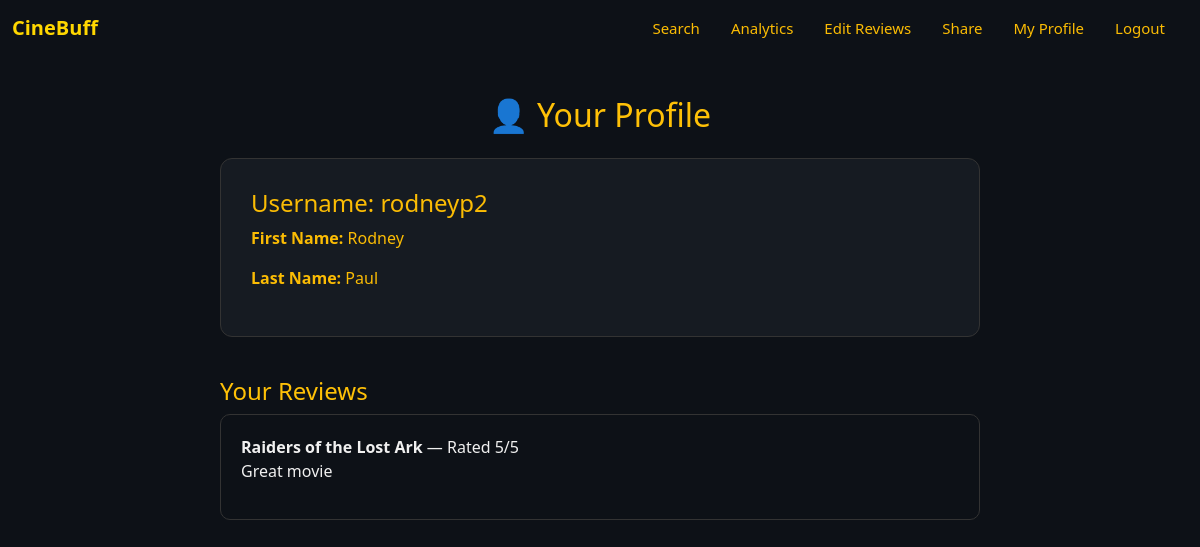
The app's page /profile (signed in) with its own data.
### app/models.py (models this page shows, shortened)
class Member(db.Model, UserMixin):
    __tablename__ = 'member'
    username = db.Column(db.String, primary_key=True)
    firstName = db.Column(db.String, nullable=False)
    lastName = db.Column(db.String, nullable=False)
    email = db.Column(db.String, nullable=False, unique=True)
    hashPwd = db.Column(db.String, nullable=False)
    reviews = db.relationship('Review', backref='member', lazy=True)
    roles = db.relationship('UserRole', backref='member', lazy=True)
    def has_role(self, role_name):
        if self.roles:
            for role in self.roles:
                if role.role == role_name:
                    return True
        return False

class Review(db.Model):
    __tablename__ = 'review'
    id = db.Column(db.Integer, primary_key=True, autoincrement=True)
    movie_id = db.Column(db.String, db.ForeignKey('movie.tconst'), nullable=False)
    username = db.Column(db.String, db.ForeignKey('member.username'), nullable=False)
    rating = db.Column(db.Integer, nullable=False)
    content = db.Column(db.Text, nullable=True)
    movie = db.relationship('Movie')

class Movie(db.Model):
    __tablename__ = 'movie'
    tconst = db.Column(db.Text, primary_key=True)
    primaryTitle = db.Column(db.Text)
    originalTitle = db.Column(db.Text)
    Poster_Link = db.Column(db.Text)
    startYear = db.Column(db.Integer)
    genres = db.Column(db.Text)
    Certificate = db.Column(db.Text)
    runtimeMinutes = db.Column(db.Integer)
    Director = db.Column(db.Text)
    Star1 = db.Column(db.Text)
    Star2 = db.Column(db.Text)
    Star3 = db.Column(db.Text)
    Star4 = db.Column(db.Text)
    Overview = db.Column(db.Text)
    reviews = db.relationship('Review', backref='has', lazy=True)

### app/users/routes.py (the view)
@users.route("/profile")
@login_required
def profile():
    user = Member.query.get(current_user.username)
    reviews = Review.query.filter_by(username=user.username).all()
    return render_template('profile.html', user=user, reviews=reviews)

### app/models.py (called while the page is built)
@login_manager.user_loader
def load_user(user_id):
    return Member.query.get(user_id)

### app/templates/profile.html (shortened to what this page needs)
{% extends "base.html" %}
{% block content %}
<div class="profile-container">
  <h2 class="text-warning text-center mb-4">👤 Your Profile</h2>
  <div class="profile-card">
    <h4>Username: {{ user.username }}</h4>
    <p><strong>First Name:</strong> {{ user.firstName }}</p>
    <p><strong>Last Name:</strong> {{ user.lastName }}</p>
  </div>
  <h4 class="text-warning">Your Reviews</h4>
  {% if reviews %}
    {% for r in reviews %}
    <div class="profile-reviews">
      <strong>{{ r.movie.primaryTitle }}</strong> — Rated {{ r.rating }}/5
      <p>{{ r.content }}</p>
    </div>
    {% endfor %}
  {% else %}
    <p class="text-muted">You haven’t reviewed any movies yet.</p>
  {% endif %}
</div>
{% endblock %}

### app/templates/base.html (shortened to what this page needs)
<!DOCTYPE html>
<html lang="en">
<head>
  <link href="https://cdn.jsdelivr.net/npm/bootstrap@5.3.2/dist/css/bootstrap.min.css" rel="stylesheet">
  <link rel="stylesheet" href="{{ url_for('static', filename='styles.css') }}">
  <link rel="stylesheet" href="https://cdnjs.cloudflare.com/ajax/libs/font-awesome/6.4.0/css/all.min.css">
</head>
<body>
  <nav class="navbar navbar-expand-lg navbar-dark bg-dark">
    <div class="container-fluid">
      <a class="navbar-brand" href="{% if 'username' in session %}{{ url_for('movies.search') }}{% else %}{{ url_for('main.home') }}{% endif %}">CineBuff</a>
      <div class="collapse navbar-collapse" id="navbarNav">
        <ul class="navbar-nav ms-auto mb-2 mb-lg-0">
          {% if current_user.is_authenticated %}
            {% if current_user.has_role('admin') %}
              <li class="nav-item"><a class="nav-link" href="{{ url_for('admin.upload_movies') }}">Upload Movies</a></li>
              <li class="nav-item"><a class="nav-link" href="{{ url_for('admin.find_movie') }}">Edit Movie</a></li>
              <li class="nav-item"><a class="nav-link" href="{{ url_for('users.logout') }}">Logout</a></li>
            {% elif current_user.has_role('user') %}
              <li class="nav-item"><a class="nav-link" href="{{ url_for('movies.search') }}">Search</a></li>
              <li class="nav-item"><a class="nav-link" href="{{ url_for('movies.visualize') }}">Analytics</a></li>
              <li class="nav-item"><a class="nav-link" href="{{ url_for('movies.edit_review') }}">Edit Reviews</a></li>
              <li class="nav-item"><a class="nav-link" href="{{ url_for('movies.share_reviews') }}">Share</a></li>
              <li class="nav-item"><a class="nav-link" href="{{ url_for('users.profile') }}">My Profile</a></li>
              <li class="nav-item"><a class="nav-link" href="{{ url_for('users.logout') }}">Logout</a></li>
            {% endif %}
          {% else %}
            <li class="nav-item"><a class="nav-link" href="{{ url_for('users.login') }}">Login</a></li>
            <li class="nav-item"><a class="nav-link" href="{{ url_for('users.register') }}">Register</a></li>
          {% endif %}
        </ul>
      </div>
    </div>
  </nav>
  {% block content %}{% endblock %}
</body>
</html>

### app/static/styles.css (style rules this page uses)
body { font-family: 'Poppins', 'Segoe UI', sans-serif; background-color: #0d1117; color: #f0f0f0; margin: 0; padding: 0; }
nav { background-color: #0d1117 !important; }
.navbar-brand { color: #ffd700 !important; font-weight: bold; font-size: 20px; }
.nav-link { color: #ffd700 !important; font-size: 15px; margin-right: 15px; }
a { color: #00b7ff; text-decoration: none; }
h1, h2 { text-align: center; margin-bottom: 20px; color: #ffd700; }
.profile-container { padding: 40px 20px; max-width: 800px; margin: auto; color: #f0f0f0; }
.profile-card { background-color: #161b22; padding: 30px; border: 1px solid #333; border-radius: 12px; margin-bottom: 40px; }
.profile-card h4, .profile-card p, .profile-card strong { color: #fbbc04; }
.profile-reviews { background-color: #0d1117; border: 1px solid #333; border-radius: 10px; padding: 20px; margin-bottom: 20px; color: #f0f0f0; }

### app/templates/base.html (style rules this page uses)
html, body { margin: 0; padding: 0; background-color: #0d1117 !important; color: white; height: 100%; }
.navbar { background-color: #0d1117 !important; }
.nav-link { color: #fbbc04 !important; }

### records on screen
Member: username "rodneyp2", firstName "Rodney", lastName "Paul"
Review: movie.primaryTitle "Raiders of the Lost Ark", rating "5", content "Great movie"
